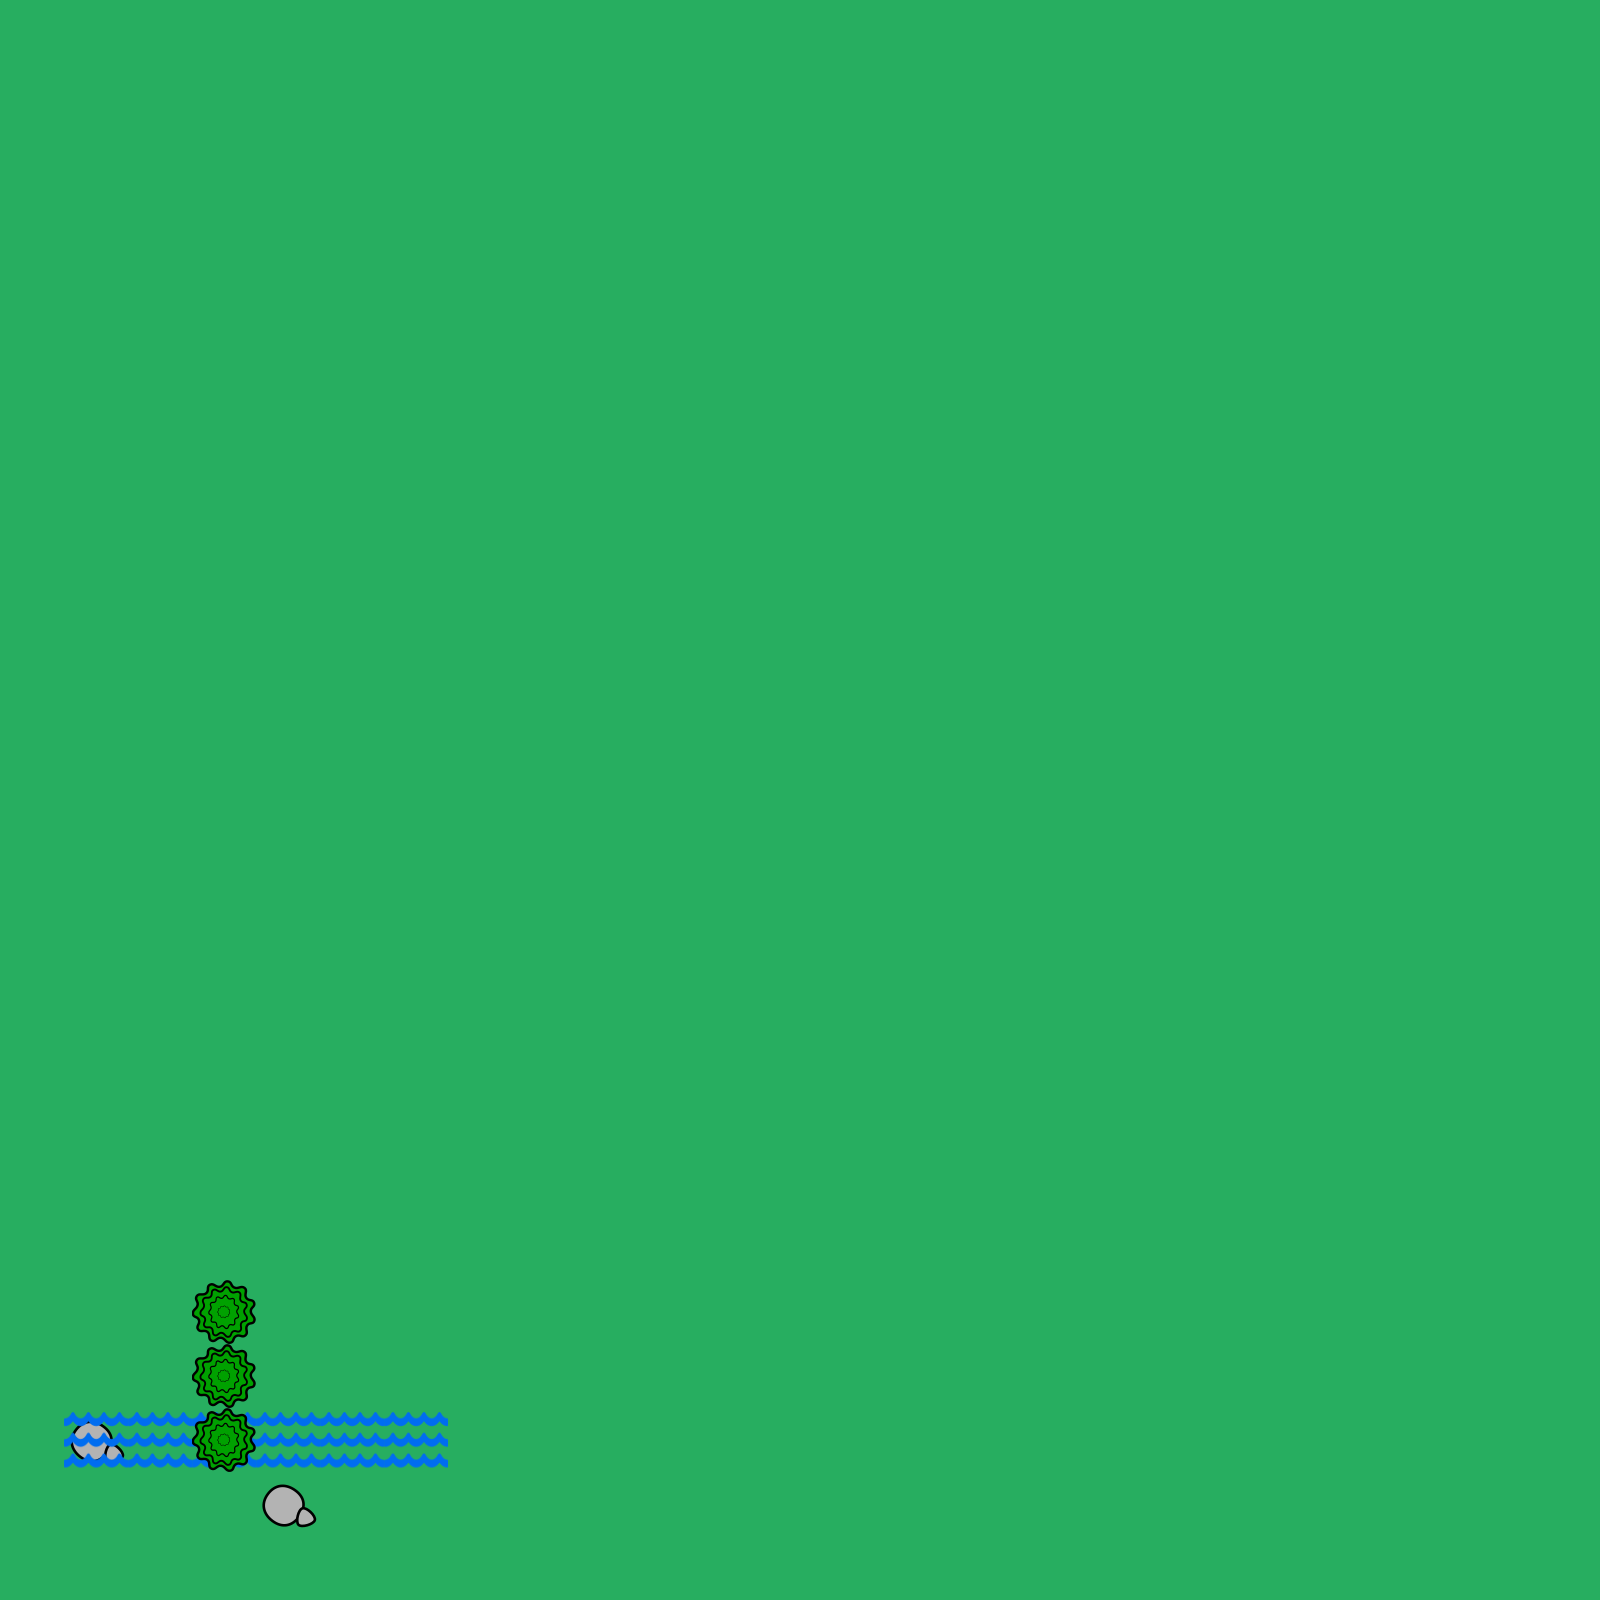

Rendered tile map (Tiled .tmx) drawn with the repository's tilesets; below, a short description and the map source with its tile grids summarised:
An orthogonal 25x25 tile map with 64x64 px tiles, 4 tile layers (floor, decor_floor, decor_floor_2, wall), 4 tilesets and 1 object.

<map version="1.2" tiledversion="1.2.5" orientation="orthogonal" renderorder="right-down" width="25" height="25" tilewidth="64" tileheight="64" infinite="0" nextlayerid="6" nextobjectid="2">
 <tileset firstgid="1" name="floor" tilewidth="64" tileheight="64" tilecount="1" columns="0">
  <grid orientation="orthogonal" width="1" height="1" />
  <tile id="0">
   <image width="64" height="64" source="../sprite/floor.png" />
  </tile>
 </tileset>
 <tileset firstgid="2" name="water" tilewidth="64" tileheight="64" tilecount="1" columns="0">
  <grid orientation="orthogonal" width="1" height="1" />
  <tile id="0">
   <image width="64" height="64" source="../sprite/water.png" />
  </tile>
 </tileset>
 <tileset firstgid="3" name="stone" tilewidth="64" tileheight="64" tilecount="1" columns="0">
  <grid orientation="orthogonal" width="1" height="1" />
  <tile id="0">
   <image width="64" height="64" source="../sprite/stone.png" />
  </tile>
 </tileset>
 <tileset firstgid="4" name="bush" tilewidth="64" tileheight="64" tilecount="1" columns="0">
  <grid orientation="orthogonal" width="1" height="1" />
  <tile id="0">
   <image width="64" height="64" source="../sprite/bush.png" />
  </tile>
 </tileset>
 <layer id="1" name="floor" width="25" height="25">
  <data>[625 cells, 625 non-empty, 1 distinct tile ids]</data>
 </layer>
 <layer id="3" name="decor_floor" width="25" height="25">
  <data>[625 cells, 2 non-empty, 1 distinct tile ids]</data>
 </layer>
 <layer id="4" name="decor_floor_2" width="25" height="25">
  <data>[625 cells, 6 non-empty, 1 distinct tile ids]</data>
 </layer>
 <layer id="2" name="wall" width="25" height="25">
  <data>[625 cells, 3 non-empty, 1 distinct tile ids]</data>
 </layer>
 <objectgroup id="5" name="physique">
  <object id="1" x="192" y="1280" width="63" height="191" />
 </objectgroup>
</map>
